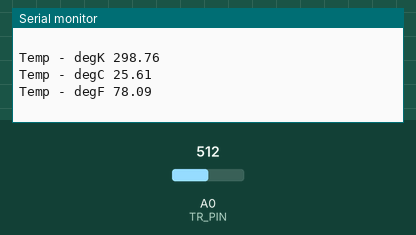
Bench run of a sketch on a simulated Arduino Uno, built with avr-gcc and run on an emulated ATmega328P. On the bench: the last lines printed to the serial monitor. The test bench sets the inputs (shaded band); at power-on: A0 (TR_PIN) = 512.

Above: at 1.8 s.
1.9 s: A0 (TR_PIN) set to 0
At 2.8 s:
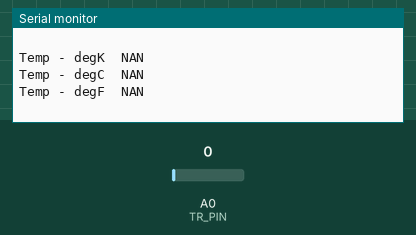
3.5 s: A0 (TR_PIN) set to 122
At 4.8 s:
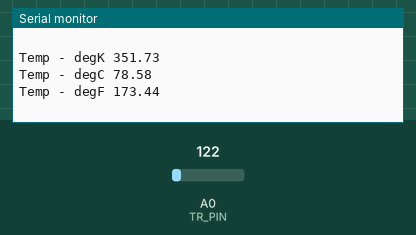

Measured:
- after the input at 1.9 s, the serial monitor: prints a new line after 0.10 s (image 1)
- after the input at 3.5 s, the serial monitor: prints a new line after 0.51 s (image 2)

The sketch:

Thermistor-Serial.ino
```cpp
/*

  Voltage divider
  R1 = 10K resistor (Vcc and common point)
  r2 = 10K THERMISTOR (GND and common point)
  Vo = pin A1 (common point


  Pin connections
  Arduino   device
  5V        resistor
  GND       Thermistor
  A0        Voltage divider Vo (common point between termistor and resistor)
  A1
  A2
  A3
  A4
  A5
  1
  2
  3
  4
  5
  6
  7
  8
  9
  10
  11
  12
  13
  SDA
  SLC

*/

int TR_PIN = A0;
double a1, b1, c1, d1, r2, r1, vo, tempC, tempF, tempK;

void setup()
{
  Serial.begin(9600);
  a1 = 3.354016E-03 ;
  b1 = 2.569850E-04 ;
  c1 = 2.620131E-06 ;
  d1 = 6.383091E-08 ;

  r1 = 9720.0;

  pinMode(TR_PIN, INPUT);

}

void loop()
{

  // read the temp
  vo = analogRead(TR_PIN);
  vo = vo / (1023.0 / 5.0);

  // voltage divider calculation
  // vo = 5 * r2 /(r1+r2)
  // solve for r2
  // get the exact value for voltage divider r1

  r2 = ( vo * r1) / (5.0 - vo);

  //equation from data sheet
  tempK = 1.0 / (a1 + (b1 * (log(r2 / 10000.0))) + (c1 * pow(log(r2 / 10000.0), 2.0)) + (d1 * pow(log(r2 / 10000.0), 3.0)));
  tempC  = (tempK - 273.15);
  tempF  = (tempC * 1.8) + 32.0;

  Serial.println("Temp - degK " + String(tempK));
  Serial.println("Temp - degC " + String(tempC));
  Serial.println("Temp - degF " + String(tempF));
  Serial.println(" ");
  delay(1000);

}
```
